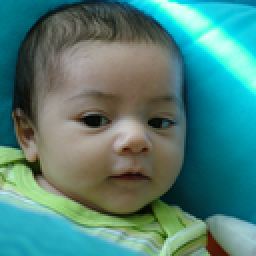
#> input picture CelebA/1/Copy of 00000.png, 128 x 128 px, found by its file name (shown 2 times larger); its folder holds only this picture in this run
$ python test.py
#> lines starting #> are read from the running program, lines starting #| are printed output that depends on the picture
import os

from PIL import Image
import numpy as np

#Directory containing images you wish to convert
input_dir = "D:\WebSite\CelebA"

directories = os.listdir(input_dir)

index = 0
index2 = 0

for folder in directories:
	#Ignoring .DS_Store dir
	if folder == '.DS_Store':
		pass

	else:
		print(folder)

		folder2 = os.listdir(input_dir + '/' + folder)
		index += 1

		for image in folder2:
			if image == ".DS_Store":
				pass

			else:
				index2 += 1

				im = Image.open(input_dir+"/"+folder+"/"+image) #Opening image
#> im is the input picture: PIL image 128x128 RGB; mean R, G, B 78, 129.5, 121.7
				im = (np.array(im)) #Converting to numpy array

				try:
					r = im[:,:,0] #Slicing to get R data
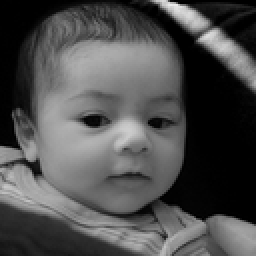
#> r: shape (128, 128) (shown 2 times larger); min 0, max 235, mean 78
					g = im[:,:,1] #Slicing to get G data
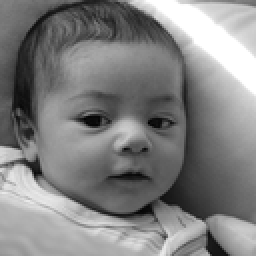
#> g: shape (128, 128) (shown 2 times larger); min 0, max 255, mean 129.5
					b = im[:,:,2] #Slicing to get B data
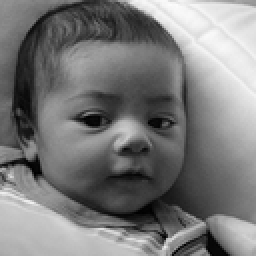
#> b: shape (128, 128) (shown 2 times larger); min 0, max 252, mean 121.7

					if index2 != 1:
						new_array = np.array([[r] + [g] + [b]], np.uint8) #Creating array with shape (3, 100, 100)
						out = np.append(out, new_array, 0) #Adding new image to array shape of (x, 3, 100, 100) where x is image number

					elif index2 == 1:
						out = np.array([[r] + [g] + [b]], np.uint8) #Creating array with shape (3, 100, 100)

					if index == 1 and index2 == 1:
						index_array = np.array([[index]])

					else:
						new_index_array = np.array([[index]], np.int8)
						index_array = np.append(index_array, new_index_array, 0)

				except Exception as e:
					print(e)
					print("Removing image" + image)
					os.remove(input_dir+"/"+folder+"/"+image)

print(index)

np.save('X_train.npy', out) #Saving train image arrays
np.save('Y_train.npy', index_array) #Saving train labels

c = np.load('X_train.npy')
print(c)

$ run again, on CelebA/1/Copy of 00001.png
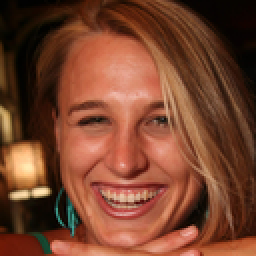
#> input picture CelebA/1/Copy of 00001.png, 128 x 128 px, found by its file name (shown 2 times larger)
#> im is the input picture: PIL image 128x128 RGB; mean R, G, B 120.1, 68, 45.7
#> `g = im[:,:,1]`:
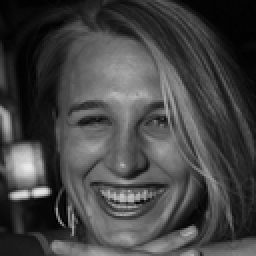
#> g: shape (128, 128) (shown 2 times larger); min 0, max 233, mean 68
#> `b = im[:,:,2]`:
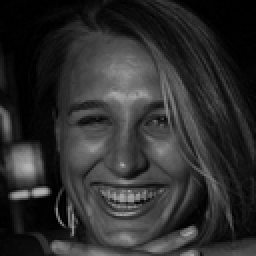
#> b: shape (128, 128) (shown 2 times larger); min 0, max 178, mean 45.7

$ run again, on CelebA/1/Copy of 00002.png
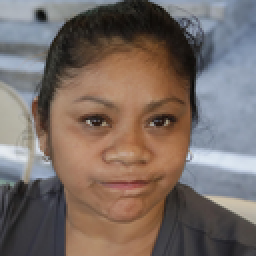
#> input picture CelebA/1/Copy of 00002.png, 128 x 128 px, found by its file name (shown 2 times larger)
#> im is the input picture: PIL image 128x128 RGB; mean R, G, B 121.1, 107.8, 101.6
#> `r = im[:,:,0]`:
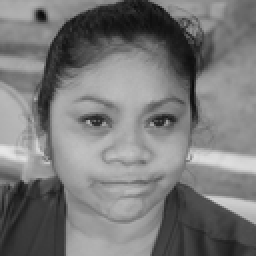
#> r: shape (128, 128) (shown 2 times larger); min 11, max 230, mean 121.1
#> `b = im[:,:,2]`:
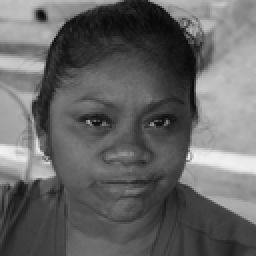
#> b: shape (128, 128) (shown 2 times larger); min 7, max 242, mean 101.6
